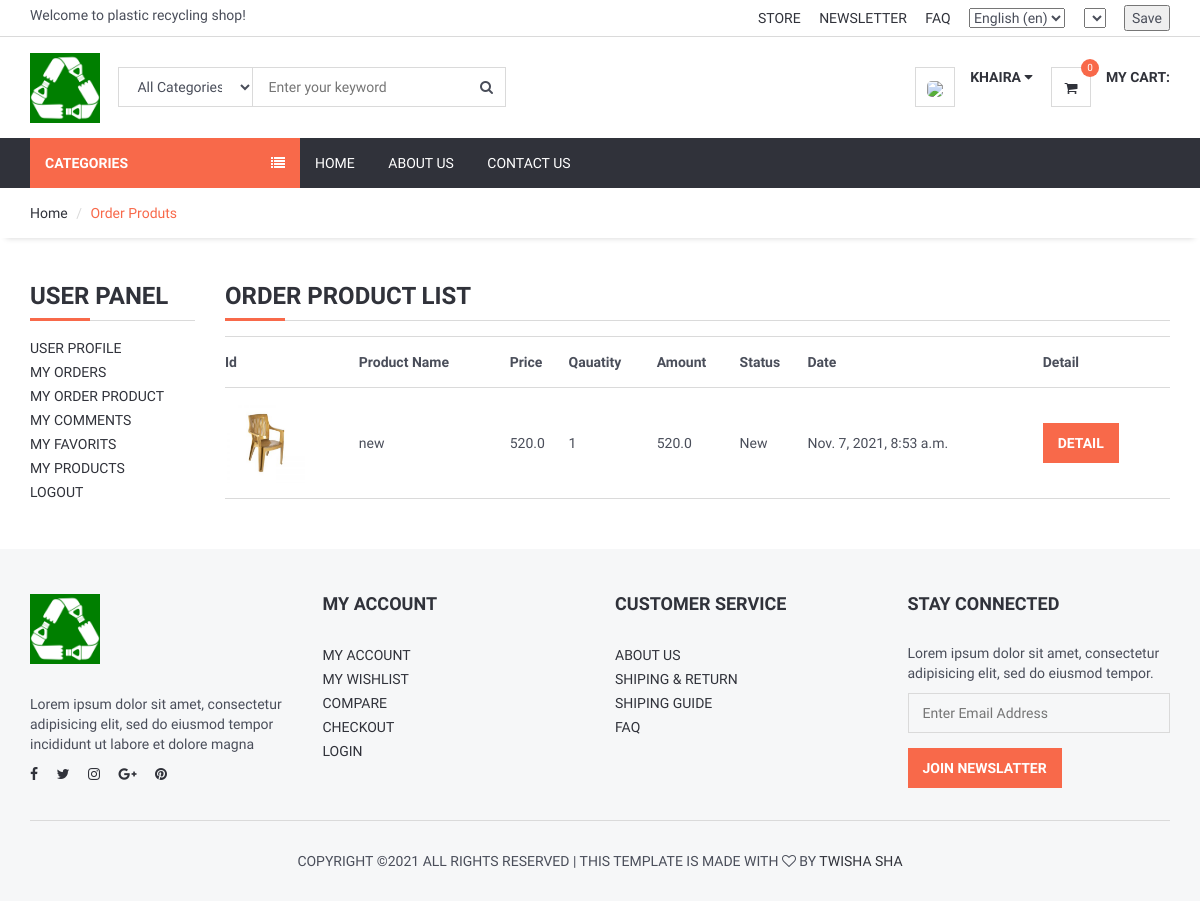
/user/orders_product/ (signed in), run on the app's committed database.
### order/models.py (models this page shows, shortened)
class OrderProduct(models.Model):
    STATUS = (
        ('New', 'New'),
        ('Accepted', 'Accepted'),
        ('Canceled', 'Canceled'),
    )
    order = models.ForeignKey(Order, on_delete=models.CASCADE)
    user = models.ForeignKey(User, on_delete=models.CASCADE)
    product = models.ForeignKey(Product, on_delete=models.CASCADE)
    variant = models.ForeignKey(Variants, on_delete=models.SET_NULL,blank=True, null=True) # relation with varinat
    quantity = models.IntegerField()
    price = models.FloatField()
    amount = models.FloatField()
    status = models.CharField(max_length=10, choices=STATUS, default='New')
    create_at = models.DateTimeField(auto_now_add=True)
    update_at = models.DateTimeField(auto_now=True)

### product/models.py (models this page shows, shortened)
class Product(models.Model):
    STATUS = (
        ('True', 'True'),
        ('False', 'False'),
    )
    VARIANTS = (
        ('None', 'None'),
        ('Size', 'Size'),
        ('Color', 'Color'),
        ('Size-Color', 'Size-Color'),
    )
    category = models.ForeignKey(Category, on_delete=models.CASCADE) #many to one relation with Category
    title = models.CharField(max_length=150)
    keywords = models.CharField(max_length=255)
    description = models.TextField(max_length=255)
    image=models.ImageField(upload_to='images/',null=False)
    price = models.DecimalField(max_digits=12, decimal_places=2,default=0)
    amount=models.IntegerField(default=0)
    minamount=models.IntegerField(default=3)
    variant=models.CharField(max_length=10,choices=VARIANTS, default='None')
    detail=RichTextUploadingField()
    slug = models.SlugField(null=False, unique=True)
    status=models.CharField(max_length=10,choices=STATUS)
    create_at=models.DateTimeField(auto_now_add=True)
    update_at=models.DateTimeField(auto_now=True)

### user/views.py (the view)
# urls.py: path('orders_product/', views.user_order_product, name='user_order_product'),
@login_required(login_url='/login') # Check login
def user_order_product(request):
    current_user = request.user
    order_product = OrderProduct.objects.filter(user_id=current_user.id).order_by('-id')
    context = {#'category': category,
               'order_product': order_product,
               }
    return render(request, 'user_order_products.html', context)

### home/templatetags/myapptags.py (called while the page is built)
@register.simple_tag
def shopcartcount(userid):
    count = ShopCart.objects.filter(user_id=userid).count()
    return count

### user/templates/user_order_products.html (shortened to what this page needs)
{% extends 'homebase.html' %}
{% block sidebar %} {% include 'sidebar.html' %} {% endblock %}
{% block body %}
    <div id="breadcrumb">
        <div class="container">
            <ul class="breadcrumb">
                <li><a href="/">Home</a></li>
                <li class="active">Order Produts</li>
            </ul>
        </div>
    </div>
    <div class="section">
        <div class="container">
            <div class="row">
                <div class="col-md-2">
                    {% include "user_panel.html" %}
                </div>
                <div class="col-md-10">
                    <div class="order-summary clearfix">
                        <div class="section-title">
                            <h3 class="title">Order Product List</h3>
                        </div>
                        <table class="shopping-cart-table table">
                            <tr>
                                <th class="text-left">Id </th>
                                <th class="text-left">Product Name </th>
                                <th class="text-left">Price </th>
                                <th class="text-left">Qauatity </th>
                                <th class="text-left">Amount </th>
                                <th class="text-left">Status </th>
                                <th class="text-left">Date </th>
                                <th class="text-left">Detail </th>
                            </tr>
                            {% for rs in order_product %}
                                <tr>
                                    <td class="text-left">
                                        <a href="/product/{{ rs.product_id }}/{{ rs.product.slug }}">
                                            {% if rs.variant.image_id > 0 %}
                                                <img src="{{rs.variant.image }}" alt="" style="height: 80px">
                                            {% else %}
                                                <img src="{{rs.product.image.url}}" alt="" style="height: 80px">
                                            {% endif %}
                                        </a>
                                    </td>
                                    <td>{{ rs.product.title}} {{ rs.variant.size }}   {{ rs.variant.color }}</td>
                                    <td class="text-left">{{ rs.price}} </td>
                                    <td class="text-left">{{ rs.quantity}} </td>
                                    <td class="text-left">{{ rs.amount}} </td>
                                    <td class="text-left">{{ rs.status}} </td>
                                    <td class="text-left">{{ rs.create_at}} </td>
                                    <td class="text-left"><a class="primary-btn" href="/user/order_product_detail/{{ rs.id }}/{{ rs.order.id}}"> Detail </a></td>
                                </tr>
                            {% endfor %}
                        </table>
                    </div>
                </div>
            </div>
        </div>
    </div>
{% endblock %}

### home/templates/header.html (shortened to what this page needs)
{% load static %}
{% load i18n %}
{% load currency %}
<header>
    <div id="top-header">
        <div class="container">
            <div class="pull-left">
                <span>{% trans "Welcome to plastic recycling shop!" %}</span>
            </div>
            <div class="pull-right">
                <ul class="header-top-links">
                    <li><a href="#">{% trans "Store" %}</a></li>
                    <li><a href="#">{% trans "Newsletter" %}</a></li>
                    <li><a href="{% url 'faq' %}">{% trans "FAQ" %}</a></li>
                    <li class="dropdown default-dropdown">
                        <form action="{% url 'selectlanguage' %}" method="post">{% csrf_token %}
                            <select name="language" onchange="submit()" >
                                {% get_current_language as LANGUAGE_CODE %}
                                {% get_available_languages as LANGUAGES %}
                                {% get_language_info_list for LANGUAGES as languages %}
                                {% for language in languages %}
                                    <option value="{{ language.code }}"{% if language.code == LANGUAGE_CODE %} selected{% endif %}>
                                        {{ language.name_local }} ({{ language.code }})
                                    </option>
                                {% endfor %}
                            </select>
                        </form>
                    </li>
                    <li class="dropdown default-dropdown">
                        <form id="currency_switcher" method="POST" action="{% url 'selectcurrency' %}">
                            <select name="currency" onchange="submit()" >
                            </select>
                        </form>
                    </li>
                    <li class="dropdown default-dropdown">
                        <form id="currency_switcher" method="POST" action="{% url 'savelangcur' %}">
                            <input type="submit" value="Save" />
                        </form>
                    </li>
                </ul>
            </div>
        </div>
    </div>
    <div id="header">
        <div class="container">
            <div class="pull-left">
                <div class="header-logo">
                    <a class="logo" href="{% url 'home' %}">
                        <img src="{% static '' %}img/logo.png" alt="">
                    </a>
                </div>
                <div class="header-search">
                    <form action="/search/" method="post">
                        <input id="query" name="query" class="input search-input" type="text" placeholder="Enter your keyword">
                        <select name="catid"  class="input search-categories">
                            <option value="0">{% trans "All Categories" %}</option>
                        </select>
                        <button class="search-btn"><i class="fa fa-search"></i></button>
                    </form>
                </div>
            </div>
            <div class="pull-right" >
                <ul class="header-btns">
                    <li class="header-account dropdown default-dropdown">
                        {% if user.id is not None %}
                            <div class="dropdown-toggle" role="button" data-toggle="dropdown" aria-expanded="true">
                                <div class="header-btns-icon">
                                    <img src="{{ request.session.userimage }}" style="height: 40px; border-radius: 30%">
                                </div>
                                <strong class="text-uppercase">{{ user.first_name }} <i class="fa fa-caret-down"></i></strong>
                            </div>
                        {% else %}
                            <a href="{% url 'login' %}" class="text-uppercase">Login</a> / <a href="{% url 'signup' %}" class="text-uppercase">Sign Up</a>
                        {% endif %}
                    </li>
                    <li class="header-cart dropdown default-dropdown">
                        <a href="{% url 'shopcart'%}" >
                            <div class="header-btns-icon">
                                <i class="fa fa-shopping-cart"></i>
                                {% load myapptags %}
                                {% shopcartcount user.id as count %}
                                <span class="qty">{{ count }}</span>
                            </div>
                            <strong class="text-uppercase">{% trans "My Cart:" %}</strong>
                            <br>
                        </a>
                    </li>
                </ul>
            </div>
        </div>
    </div>
</header>

### home/static/css/style.css (style rules this page uses)
body { font-family: 'Hind', sans-serif; color: #4A4E5A; overflow-x: hidden; }
h1, h2, h3, h4, h5, h6 { color: #30323A; margin: 0 0 10px; font-weight: 700; }
a { color: #30323A; -webkit-transition: 0.3s color; transition: 0.3s color; }
strong { color: #30323A; }
ul, ol { margin: 0; padding: 0; list-style: none }
.main-btn, .primary-btn { display: inline-block; padding: 10px 15px; text-transform: uppercase; font-weight: 700; border: none; -webkit-transition: 0.3s all; transition: 0.3s all; }
.primary-btn { color: #FFF; background-color: #F8694A; }
.input { width: 100%; height: 40px; padding: 0px 15px; border: none; background-color: transparent; -webkit-box-shadow: 0px 0px 0px 1px #DADADA inset, 0px 0px 0px 5px transparent; box-shadow: 0px 0px 0px 1px #DADADA inset, 0px 0px 0px 5px transparent; -webkit-transition: 0.3s all; transition: 0.3s all; }
.section { padding-top: 30px; padding-bottom: 30px; }
.section-title { position: relative; margin-bottom: 15px; margin-top: 15px; border-bottom: 1px solid #DADADA; }
.section-title .title { display: inline-block; text-transform: uppercase; }
.section-title:after { content: ""; position: absolute; left: 0; bottom: -1.5px; height: 3px; width: 60px; background-color: #F8694A; }
#breadcrumb { -webkit-box-shadow: 0px 6px 6px -6px rgba(0, 0, 0, 0.175); box-shadow: 0px 6px 6px -6px rgba(0, 0, 0, 0.175); }
.breadcrumb { background-color: transparent; border: none; border-radius: 0px; padding: 15px 0px; margin: 0; }
.breadcrumb>.active { color: #F8694A; }
.breadcrumb>li+li:before { color: #DADADA; }
#header { padding-top: 15px; padding-bottom: 15px; }
#top-header { padding-top: 5px; padding-bottom: 5px; border-bottom: 1px solid #DADADA; }
.header-top-links>li { display: inline-block; }
.header-top-links>li+li { margin-left: 15px; }
.header-top-links>li>a { cursor: pointer; text-transform: uppercase; }
.header-logo { display: inline-block; margin-right: 15px; }
.header-logo .logo>img { width: 100%; max-height: 70px; }
.header-search { display: inline-block; padding: 15px 0px; max-width: 400px; }
.header-search>form { position: relative; }
.header-search>form .search-input { padding-left: 150px; padding-right: 45px; }
.header-search>form .search-categories { position: absolute; left: 0px; top: 0px; width: 135px; }
.header-search>form .search-btn { position: absolute; top: 0px; right: 0px; width: 40px; height: 40px; background-color: transparent; border: none; }
.header-btns>li { display: inline-block; vertical-align: top; padding: 15px 0px; }
.header-btns>li+li { margin-left: 15px; }
.header-btns>li .header-btns-icon { position: relative; float: left; margin-right: 15px; width: 40px; height: 40px; line-height: 40px; text-align: center; color: #30323A; background-color: #FFF; border: 1px solid #DADADA; }
.header-btns .dropdown-toggle { display: block; cursor: pointer; }
.header-cart .header-btns-icon .qty { position: absolute; right: -9px; top: -9px; width: 18px; height: 18px; line-height: 18px; text-align: center; font-size: 10px; background: #F8694A; color: #FFF; border-radius: 50%; }
.shopping-cart-table>tbody>tr>td, .shopping-cart-table>tbody>tr>th, .shopping-cart-table>tfoot>tr>td, .shopping-cart-table>tfoot>tr>th, .shopping-cart-table>thead>tr>td, .shopping-cart-table>thead>tr>th { padding: 15px 0px; vertical-align: middle; border-top: 1px solid #DADADA; }
.shopping-cart-table>tbody>tr:last-child>td { border-bottom: 1px solid #DADADA; }

### data on the page
OrderProduct: product.image (picture), product "new", price "520.0", quantity "1", amount "520.0", status "New", create_at "Nov. 7, 2021, 8:53 a.m."

### other printed values
{{ user.first_name }} "KHAIRA"
{{ count }} "0"
form field language "English (en)"
